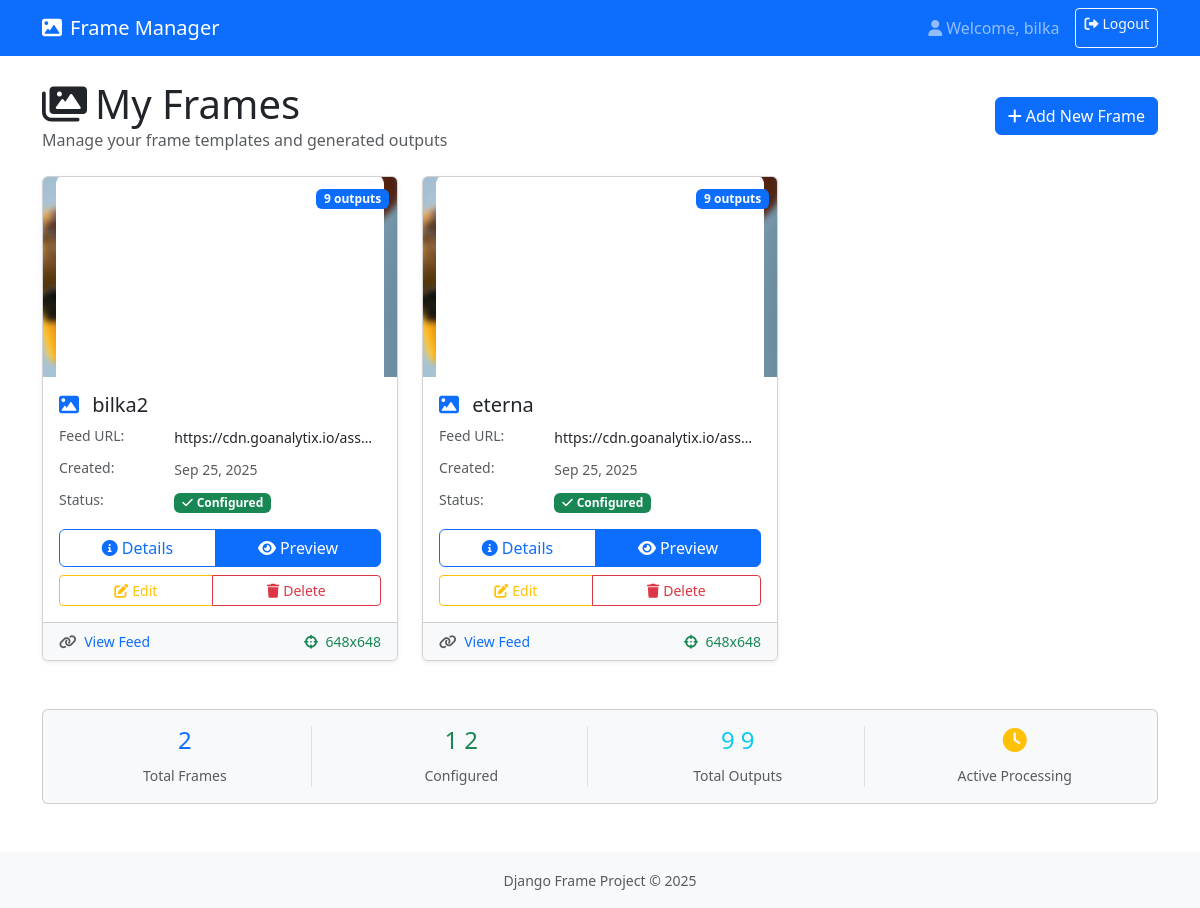
The app's page / (signed in) with its own data.
### app/models.py (models this page shows, shortened)
class Frame(models.Model):
    name = models.CharField(max_length=100)
    xmlFeedPath = models.CharField(max_length=200)
    owner = models.ForeignKey(User, on_delete=models.CASCADE)
    image = models.ImageField(upload_to='frames/')
    coordinates = models.JSONField(default=dict)
    created_at = models.DateTimeField(auto_now_add=True)
    class Meta:
        ordering = ['-created_at']
        indexes = [
            models.Index(fields=['owner', '-created_at']),
        ]

### app/views.py (the view)
# urls.py: path('', views.frame_list, name='frame_list'),
@login_required
def frame_list(request):
    frames = Frame.objects.filter(owner=request.user)
    return render(request, 'app/frame_list.html', {'frames': frames})

### app/templates/app/frame_list.html (shortened to what this page needs)
{% extends 'base.html' %}
{% block content %}
<div class="d-flex justify-content-between align-items-center mb-4">
    <div>
        <h1 class="mb-0"><i class="fas fa-images me-2"></i>My Frames</h1>
        <p class="text-muted mb-0">Manage your frame templates and generated outputs</p>
    </div>
    <div>
        <a href="{% url 'add_frame' %}" class="btn btn-primary">
            <i class="fas fa-plus me-1"></i>Add New Frame
        </a>
    </div>
</div>
{% if frames %}
<div class="row">
    {% for frame in frames %}
    <div class="col-lg-4 col-md-6 mb-4">
        <div class="card shadow-sm h-100">
            <div class="position-relative">
                <img src="{{ frame.image.url }}" alt="{{ frame.name }}"
                     class="card-img-top" style="height: 200px; object-fit: cover;">
                <div class="position-absolute top-0 end-0 m-2">
                    <span class="badge bg-primary">
                        {{ frame.outputs.count }} outputs
                    </span>
                </div>
            </div>
            <div class="card-body d-flex flex-column">
                <h5 class="card-title">
                    <i class="fas fa-image me-2 text-primary"></i>
                    {{ frame.name }}
                </h5>
                <div class="mb-3 flex-grow-1">
                    <div class="row mb-2">
                        <div class="col-4 text-muted small">Feed URL:</div>
                        <div class="col-8">
                            <small class="text-break">
                                {{ frame.xmlFeedPath|truncatechars:30 }}
                            </small>
                        </div>
                    </div>
                    <div class="row mb-2">
                        <div class="col-4 text-muted small">Created:</div>
                        <div class="col-8">
                            <small class="text-muted">
                                {{ frame.created_at|date:"M d, Y" }}
                            </small>
                        </div>
                    </div>
                    <div class="row">
                        <div class="col-4 text-muted small">Status:</div>
                        <div class="col-8">
                            {% if frame.coordinates %}
                                <span class="badge bg-success">
                                    <i class="fas fa-check me-1"></i>Configured
                                </span>
                            {% else %}
                                <span class="badge bg-warning">
                                    <i class="fas fa-exclamation-triangle me-1"></i>Setup Required
                                </span>
                            {% endif %}
                        </div>
                    </div>
                </div>
                <div class="d-grid gap-2">
                    <div class="btn-group" role="group">
                        <a href="{% url 'frame_detail' frame.id %}"
                           class="btn btn-outline-primary">
                            <i class="fas fa-info-circle me-1"></i>Details
                        </a>
                        <a href="{% url 'preview_frame' frame.id %}"
                           class="btn btn-primary">
                            <i class="fas fa-eye me-1"></i>Preview
                        </a>
                    </div>
                    <div class="btn-group" role="group">
                        <a href="{% url 'edit_frame' frame.id %}"
                           class="btn btn-outline-warning btn-sm">
                            <i class="fas fa-edit me-1"></i>Edit
                        </a>
                        <button type="button"
                                class="btn btn-outline-danger btn-sm"
                                onclick="deleteFrame({{ frame.id }}, '{{ frame.name }}')">
                            <i class="fas fa-trash me-1"></i>Delete
                        </button>
                    </div>
                </div>
            </div>
            <div class="card-footer bg-light">
                <div class="d-flex justify-content-between align-items-center">
                    <small class="text-muted">
                        <i class="fas fa-link me-1"></i>
                        <a href="{{ frame.xmlFeedPath }}" target="_blank"
                           class="text-decoration-none">
                            View Feed
                        </a>
                    </small>
                    {% if frame.coordinates %}
                        <small class="text-success">
                            <i class="fas fa-crosshairs me-1"></i>
                            {{ frame.coordinates.width }}x{{ frame.coordinates.height }}
                        </small>
                    {% endif %}
                </div>
            </div>
        </div>
    </div>
    {% endfor %}
</div>
<div class="row mt-4">
    <div class="col-12">
        <div class="card bg-light">
            <div class="card-body">
                <div class="row text-center">
                    <div class="col-md-3">
                        <div class="border-end">
                            <h4 class="text-primary">{{ frames.count }}</h4>
                            <small class="text-muted">Total Frames</small>
                        </div>
                    </div>
                    <div class="col-md-3">
                        <div class="border-end">
                            <h4 class="text-success">
                                {% with configured=frames|length %}
                                    {% for frame in frames %}
                                        {% if frame.coordinates %}{{ forloop.counter }}{% endif %}
                                    {% endfor %}
                                {% endwith %}
                            </h4>
                            <small class="text-muted">Configured</small>
                        </div>
                    </div>
                    <div class="col-md-3">
                        <div class="border-end">
                            <h4 class="text-info">
                                {% with total_outputs=0 %}
                                    {% for frame in frames %}
                                        {{ frame.outputs.count|add:total_outputs }}
                                    {% endfor %}
                                {% endwith %}
                            </h4>
                            <small class="text-muted">Total Outputs</small>
                        </div>
                    </div>
                    <div class="col-md-3">
                        <h4 class="text-warning">
                            <i class="fas fa-clock"></i>
                        </h4>
                        <small class="text-muted">Active Processing</small>
                    </div>
                </div>
            </div>
        </div>
    </div>
</div>
{% endif %}
{% endblock %}

### app/templates/base.html (shortened to what this page needs)
<!DOCTYPE html>
<html lang="en">
    <head>
        <link
            href="https://cdn.jsdelivr.net/npm/bootstrap@5.3.0/dist/css/bootstrap.min.css"
            rel="stylesheet">
        <link rel="stylesheet"
            href="https://cdn.datatables.net/1.13.7/css/dataTables.bootstrap5.min.css">
        <link rel="stylesheet"
            href="https://cdnjs.cloudflare.com/ajax/libs/font-awesome/6.0.0/css/all.min.css">
    </head>
    <body>
        <nav class="navbar navbar-expand-lg navbar-dark bg-primary">
            <div class="container">
                <a class="navbar-brand" href="{% url 'frame_list' %}">
                    <i class="fas fa-image me-2"></i>Frame Manager
                </a>
                {% if user.is_authenticated %}
                <div class="navbar-nav ms-auto">
                    <span class="navbar-text me-3">
                        <i class="fas fa-user me-1"></i>Welcome,
                        {{ user.get_username }}
                    </span>
                    <a class="btn btn-outline-light btn-sm"
                        href="{% url 'logout' %}">
                        <i class="fas fa-sign-out-alt me-1"></i>Logout
                    </a>
                </div>
                {% endif %}
            </div>
        </nav>
        <div class="container mt-4">
            {% block content %}
            {% endblock %}
        </div>
        <footer class="bg-light text-center py-3 mt-5">
            <div class="container">
                <small class="text-muted">Django Frame Project &copy;
                    2025</small>
            </div>
        </footer>
    </body>
</html>

### records on screen
Frame: image (picture), outputs.count "9", name "bilka2", xmlFeedPath "https://cdn.goanalytix.io/ass…", created_at "Sep 25, 2025", shows "Configured", coordinates.width "648", coordinates.height "648", outputs.count|add "9"
Frame: image (picture), outputs.count "9", name "eterna", xmlFeedPath "https://cdn.goanalytix.io/ass…", created_at "Sep 25, 2025", shows "Configured", coordinates.width "648", coordinates.height "648", outputs.count|add "9"

### other values on screen
{{ user.get_username }} "bilka"
{{ frames.count }} "2"
